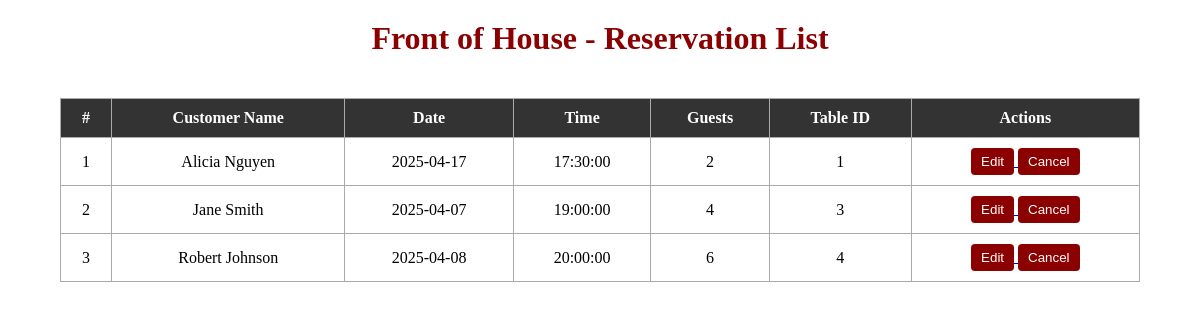
The page /reservations/foh on the database as committed earlier.
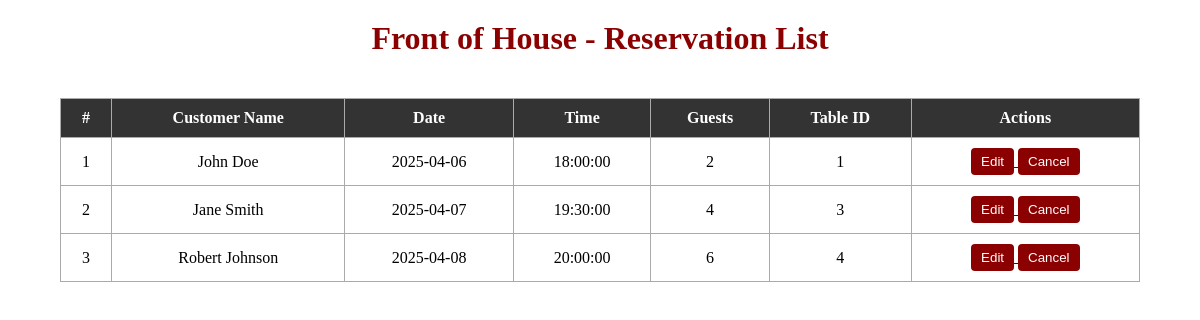
The same page on the database as committed later.
### app/models.py (models this page shows)
class Reservation(db.Model):
    id = db.Column(db.Integer, primary_key=True)
    customer_id = db.Column(db.Integer, db.ForeignKey('customer.id'))
    reservation_time = db.Column(db.DateTime, nullable=False)
    number_of_people = db.Column(db.Integer, nullable=False)
    table_id = db.Column(db.Integer, db.ForeignKey('tables.id'))

class Customer(db.Model):
    id = db.Column(db.Integer, primary_key=True)
    first_name = db.Column(db.String(255), nullable=False)
    last_name = db.Column(db.String(255), nullable=False)
    email = db.Column(db.String(255))
    phone_number = db.Column(db.String(15))
    reservations = db.relationship('Reservation', backref='customer', lazy=True)
    supports = db.relationship('Support', backref='customer', lazy=True)

### app/routes/reservations_routes.py (the view)
@reservations_bp.route('/reservations/foh')
def reservations_foh():
    reservations = ReservationLogic.get_all_reservations_with_customer()
    return render_template('reservations_foh.html', reservations=reservations)

### app/logic/reservation_logic.py (called while the page is built)
    @staticmethod
    def get_all_reservations_with_customer():
        return db.session.query(Reservation, Customer).join(Customer, Reservation.customer_id == Customer.id).all()

### templates/reservations_foh.html (shortened to what this page needs)
<!DOCTYPE html>
<html lang="en">
<head>
    <link rel="stylesheet" href="{{ url_for('static', filename='css/style.css') }}">
</head>
<body>
    <h1>Front of House - Reservation List</h1>
    <table>
        <thead>
            <tr>
                <th>#</th>
                <th>Customer Name</th>
                <th>Date</th>
                <th>Time</th>
                <th>Guests</th>
                <th>Table ID</th>
                <th>Actions</th>
            </tr>
        </thead>
        <tbody>
            {% for res, customer in reservations %}
            <tr>
                <td>{{ loop.index }}</td>
                <td>{{ customer.first_name }} {{ customer.last_name }}</td>
                <td>{{ res.reservation_time.date() }}</td>
                <td>{{ res.reservation_time.time() }}</td>
                <td>{{ res.number_of_people }}</td>
                <td>{{ res.table_id }}</td>
                <td>
                    <a href="{{ url_for('reservations.edit_reservation', id=res.id) }}">
                        <button class="action-btn">Edit</button>
                    </a>
                    <form class="action-form" method="POST" action="{{ url_for('reservations.cancel_reservation', id=res.id) }}">
                        <button class="action-btn" onclick="return confirm('Cancel this reservation?')">Cancel</button>
                    </form>
                </td>
            </tr>
            {% else %}
            <tr>
                <td colspan="7">No reservations found.</td>
            </tr>
            {% endfor %}
        </tbody>
    </table>
</body>
</html>

Rows that differ between the two databases and show on the page:
changed Reservation: first_name "Alicia" → "John"; last_name "Nguyen" → "Doe"; reservation_time "2025-04-17" → "2025-04-06"; reservation_time.time "17:30:00" → "18:00:00"
changed Reservation "Jane": reservation_time.time "19:00:00" → "19:30:00"
